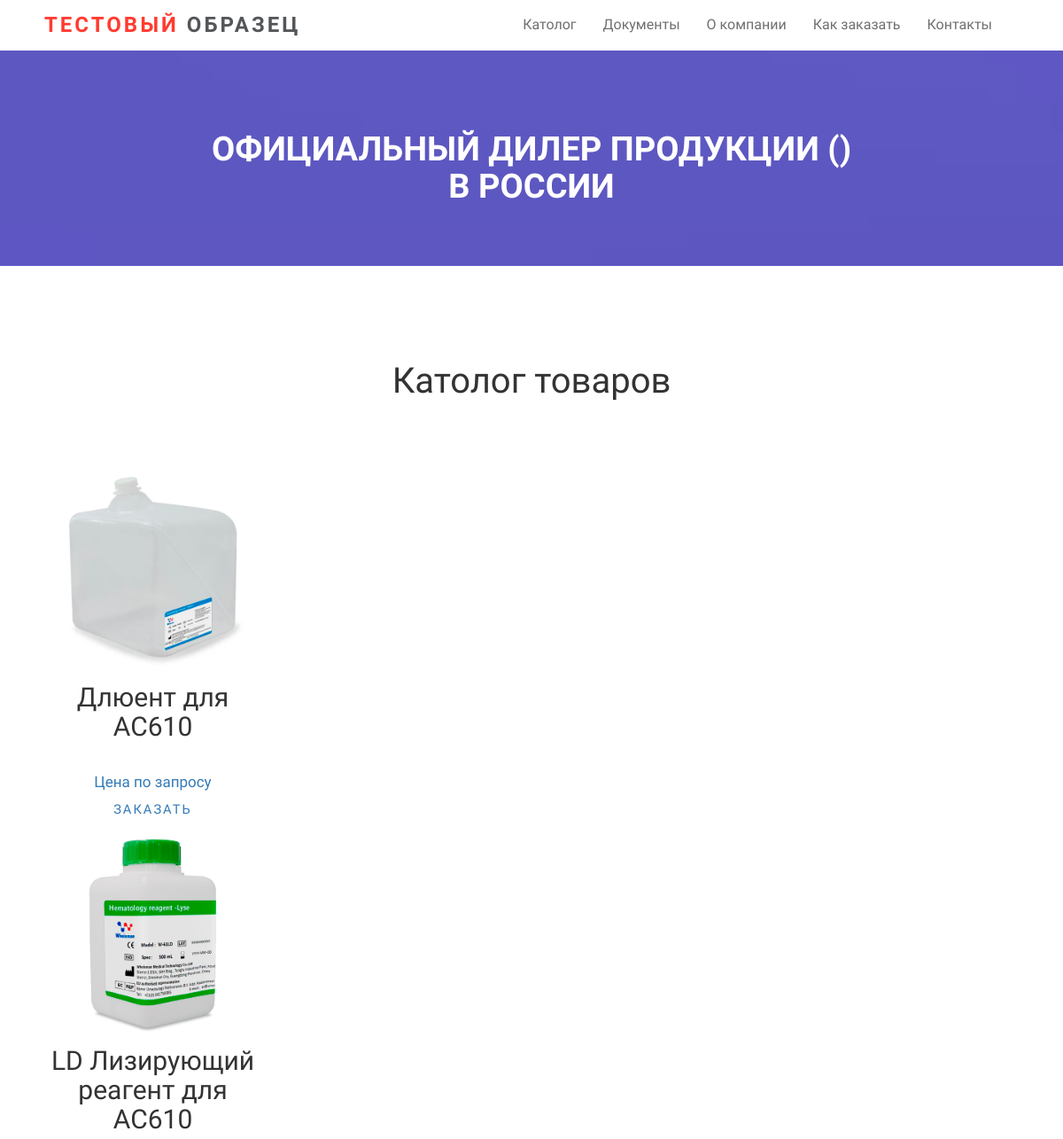
Page /catalogue/reagents/ (upper part) on the earlier database version.
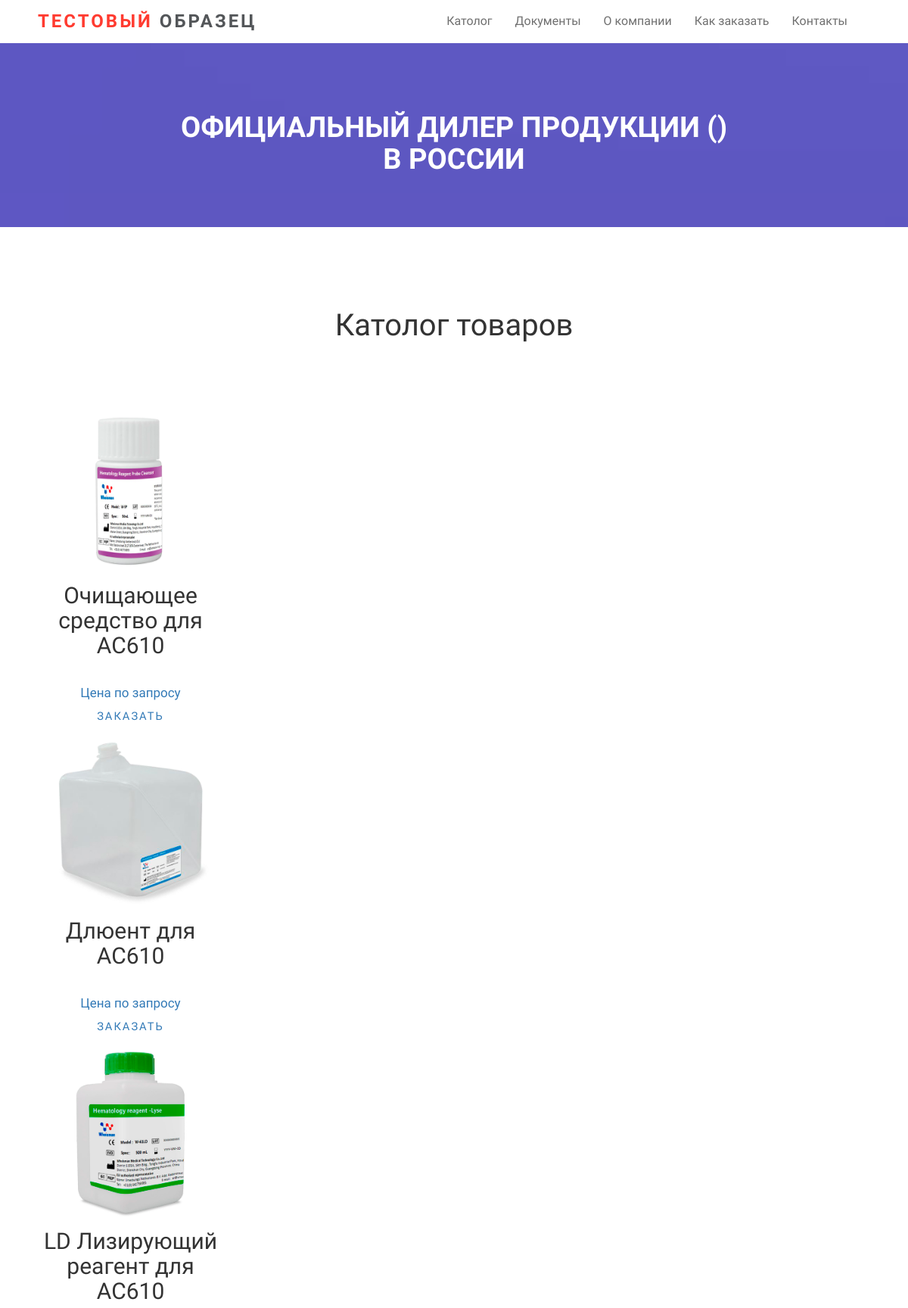
Same page on the later database version.
### catalogue/models.py (models this page shows, shortened)
class Product(models.Model):
    title = models.TextField('Название продукта', max_length=1000,
                            help_text='Напишите что нибудь...', unique=True)
    description = models.TextField('Текст продукта', max_length=20000,
                            help_text='Напишите что нибудь...', default='Some desc')
    image = models.ImageField('Картинка',
                              upload_to='catalogue/images/',
                              blank=True,
                              null=True)
    category = models.ForeignKey('Category', blank=True, null=True,
                              on_delete=models.SET_NULL,
                              related_name='product',
                              verbose_name='Категория',
                              help_text='Категория')
    document = models.FileField(upload_to='documents/', null=True,blank=True)
    certificate = models.FileField(upload_to='certificates/', null=True, blank=True)
    price = models.TextField('Цена',blank=True, null= True)
    characteristic = models.TextField('Характеристики', max_length=2500,
                            help_text='Напишите что нибудь...', null=True, blank=True)
    options = models.TextField('Параметры', max_length=2500,
                            help_text='Напишите что нибудь...', null=True, blank=True)
    class Meta:
        verbose_name_plural = 'Продукты'

### catalogue/views.py (the view)
def catalogue_for_category(request, slug):
    category = get_object_or_404(Category, slug=slug)
    category_list = category.product.select_related('category').all()
    page_obj = paginator(request, category_list)
    context = {
        'page_obj': page_obj,
    }
    return render(request, 'catalogue.html', context)

### catalogue/utils.py (called while the page is built)
def paginator(request, category_list):
    paginator_get = Paginator(category_list, 15) # Количество товаров на странице
    page_number = request.GET.get('page')
    page_obj = paginator_get.get_page(page_number)
    return page_obj

### context_processors/year.py (called while the page is built)
def year(request):
    return {
        'year': datetime.date.today().year
    }

### templates/catalogue.html (shortened to what this page needs)
{% load static %}
<!DOCTYPE html>
<html class="no-js">
	<head>
	<link rel="stylesheet" href="{% static './css/animate.css' %}">
	<link rel="stylesheet" href="{% static './css/icomoon.css' %}">
	<link rel="stylesheet" href="{% static './css/simple-line-icons.css' %}">
	<link rel="stylesheet" href="{% static './css/bootstrap.css' %}">
	<link rel="stylesheet" href="{% static './css/owl.carousel.min.css' %}">
	<link rel="stylesheet" href="{% static './css/owl.theme.default.min.css' %}">
	<link rel="stylesheet" href="{% static './css/style.css' %}">
	</head>
	<body>
	<header role="banner" id="fh5co-header">
		<div class="fluid-container">
			<nav class="navbar navbar-default">
				<div class="navbar-header">
					<a class="navbar-brand" href="index.html"><span>Тестовый</span> образец</a>
				</div>
				<div id="navbar" class="navbar-collapse collapse">
					<ul class="nav navbar-nav navbar-right">
						<li><a href="{% url 'catalogue:full_catalogue' %}" ><span>Католог</span></a></li>
						<li><a href="{% url 'catalogue:documents' %}" ><span>Документы</span></a></li>
						<li><a href="{% url 'core:about_company' %}" ><span>О компании</span></a></li>
						<li><a href="{% url 'core:how_to_order' %}" ><span>Как заказать</span></a></li>
						<li><a href="{% url 'core:contacts' %}" ><span>Контакты</span></a></li>
					</ul>
				</div>
			</nav>
	  </div>
	</header>
	<section id="fh5co-home" data-section="home" style="background-image: url(images/full_image_3.jpg); height: 300px;" data-stellar-background-ratio="0.5">
		<div class="gradient"></div>
		<div class="container">
			<div class="text-wrap">
				<div class="text-inner">
					<div class="row">
						<div class="col-md-8 col-md-offset-2" style="margin-bottom: 500px;">
							<h1 class="to-animate">Официальный дилер продукции () в России </h1>
						</div>
					</div>
				</div>
			</div>
		</div>
	</section>
	<section id="fh5co-explore" data-section="explore" style="height: 300px;" >
		<div class="container" style="margin: auto; ">
				<div class="col-md-12 section-heading text-center">
					<h2 class="to-animate">Католог товаров</h2>
				</div>
				<div class="col-md-3" style="text-align: center; ">
					{% for product in page_obj %}
							{% if product.image %}
							<a style="" href="{% url 'catalogue:product_detail' product.id %}"> <img width="250px" height="250px" src="{{ product.image.url }}">
							{% endif %}
							<h2 class="pricing-plan">{{ product.title }}</h2>
							<div class="price"><small>{{ product.price }}</small></div>
							<a style="font-size: 11pt;" href="#" class="btn btn-select-plan btn-sm">Заказать</a>
							</a>
				  	{% endfor %}
				</div>
		</div>
	</body>
</html>

### static/css/style.css (style rules this page uses)
body { font-family: "PT Sans", Arial, serif; font-weight: 300; font-size: 20px; line-height: 1.5; color: #666666; color: #7f7f7f; background: #fff; height: 100%; position: relative; }
a { text-decoration:none; }
h1, h2, h3, h4, h5, h6 { color: #333; font-family: "PT Sans", Arial, serif; font-weight: 400; margin: 0 0 30px 0; }
#fh5co-header { position: absolute; z-index: 99; width: 100%; opacity: 1; top: 0; }
#fh5co-header .navbar { padding-bottom: 0; margin-bottom: 0; }
#fh5co-header #navbar .navbar-right { margin-right: 0; }
#fh5co-header #navbar li a { font-family: "PT Sans", Arial, serif; color: rgba(0, 0, 0, 0.563); position: relative; font-size: 16px; font-weight: 400; }
#fh5co-header #navbar li a span { position: relative; display: block; padding-bottom: 2px; }
#fh5co-header #navbar li a span:before { content: ""; position: absolute; width: 100%; height: 2px; bottom: 0; left: 0; background-color: rgba(255, 255, 255, 0.5); visibility: hidden; -webkit-transform: scaleX(0); -moz-transform: scaleX(0); -ms-transform: scaleX(0); -o-transform: scaleX(0); transform: scaleX(0); -webkit-transition: all 0.3s ease-in-out 0s; -moz-transition: all 0.3s ease-in-out 0s; -ms-transition: all 0.3s ease-in-out 0s; -o-transition: all 0.3s ease-in-out 0s; transition: all 0.3s ease-in-out 0s; }
#fh5co-header .navbar-brand { float: left; display: block; font-size: 24px; font-weight: 700; padding-left: 0; color: #535659; text-transform: uppercase; letter-spacing: 3px; }
#fh5co-header .navbar-brand > span { color: #ff3b30; }
#fh5co-header .navbar-default { border: transparent; background: #fff; margin: 0; padding-left: 50px; padding-right: 50px; -webkit-border-radius: 0px; -moz-border-radius: 0px; -ms-border-radius: 0px; border-radius: 0px; }
#fh5co-home { background-color: transparent; background-size: cover; background-attachment: fixed; position: relative; width: 100%; background-color: #9fa3a5; color: #fff; }
#fh5co-home .gradient { position: absolute; top: 0; bottom: 0; left: 0; right: 0; z-index: 2; background: rgba(9, 0, 184, 0.593); }
#fh5co-home, #fh5co-home .text-wrap { height: 900px; }
#fh5co-home .text-wrap { display: table; width: 100%; position: relative; z-index: 4; }
#fh5co-home .text-inner { display: table-cell; vertical-align: middle; text-align: center; }
#fh5co-home .text-inner h1 { font-size: 38px; text-transform: uppercase; color: white; margin: 0 0 20px 0; font-weight: 700; }
#fh5co-services, #fh5co-testimony, #fh5co-explore, #fh5co-faq, #fh5co-team, #fh5co-trusted, #fh5co-footer { padding: 5em 0; }
.section-heading { float: left; width: 100%; padding-bottom: 50px; margin-bottom: 0px; clear: both; }
.section-heading h2 { margin: 0 0 0 0; font-size: 40px; font-weight: 400; color: #333; position: relative; display: block; padding-bottom: 10px; line-height: 1.5; }
.btn { -webkit-transition: 0.3s; -o-transition: 0.3s; transition: 0.3s; }
.btn { text-transform: uppercase; letter-spacing: 2px; -webkit-transition: 0.3s; -o-transition: 0.3s; transition: 0.3s; }
.js .to-animate, .js .to-animate-2, .js .to-animate-3, .js .single-animate { opacity: 0; }

Differences in the rows shown:
now on this page (row edited): Product: image (picture), title "Очищающее средство для AC610", price "Цена по запросу"
